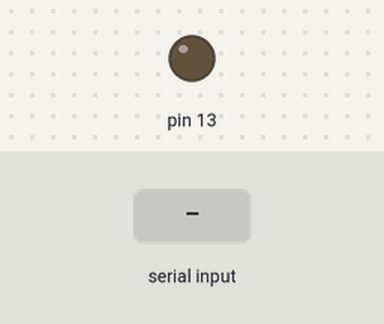
The sketch below on a simulated Arduino Uno, built with avr-gcc and run on an emulated ATmega328P. Parts: output pins drawn as LEDs (lit = HIGH). The test bench sets the inputs (shaded band).

Above: at 1.2 s.
1.3 s: byte 1 (1) received over Serial
At 1.7 s:
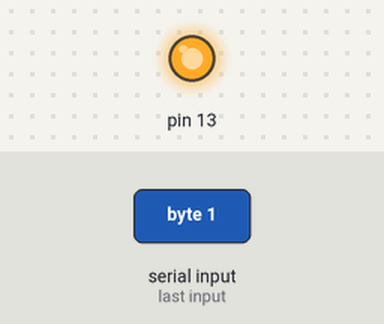
Timing chart, 0 to 4.3 s (numbered marks = the images above; inputs shaded):
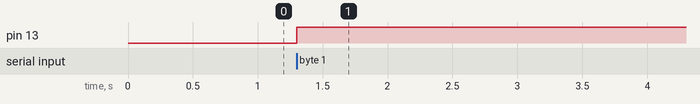

Measured:
- after the input at 1.3 s, pin 13: LOW → HIGH at once

The sketch:

qaimarduino.ino
```cpp
int inp;
void setup() {
  pinMode(13,OUTPUT);
  Serial.begin(9600);
}

void loop() {
if (Serial.available()>0)
{
  inp=Serial.read();
  if (inp==1)
  {
    digitalWrite(13,HIGH);
    (10000);
  }
   else if (inp==3)
  {
    digitalWrite(13,LOW);
  }
}


}
```
